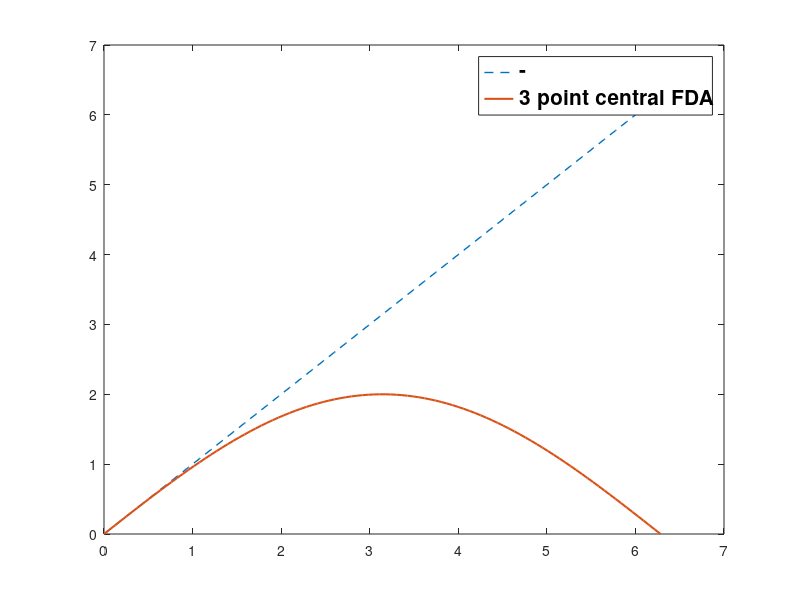

Reproduce this figure in MATLAB. (Note: this script raises an error after producing the figure.)
clear;
clc;
kh = linspace(0, 2*pi, 100);

plot(kh,kh,'--','LineWidth',1)
hold on

modified_kh = sqrt((-1)*(exp(j*kh)-2+exp(-j*kh)));
plot(kh, real(modified_kh),'LineWidth',1.5)


legend('-','3 point central FDA',...
       'FontSize', 15, 'FontWeight', 'bold')

ax = gca;
ax.FontSize = 18;

title('Modified wavenumber analysis for two FDA schemes',...
       'FontSize',20,'FontWeight','bold');
xlabel('kh','FontSize',20,'FontWeight','normal')
ylabel('k prime h','FontSize',20,'FontWeight','normal')

axis padded